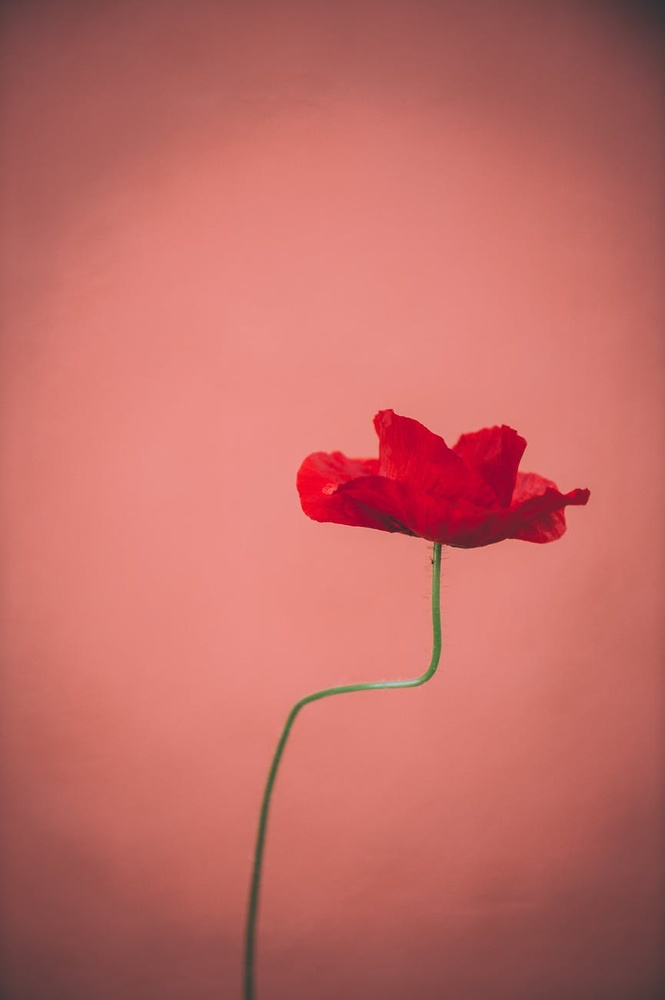
#> input picture scratchpad/Flower.jpeg, 665 x 1000 px, shrunk from 865 x 1300 before the run
$ python ImageEditFlowerImage.py
#> lines starting #> are read from the running program, lines starting #| are printed output that depends on the picture
from PIL import Image

image = Image.open('Flower.jpeg')
#> image is the input picture: PIL image 665x1000 RGB; mean R, G, B 194.2, 107.8, 102

for x in range(image.size[0]):
    for y in range(image.size[1]):
        r,g,b = image.getpixel((x,y))
        image.putpixel((x,y),(b,g,r))
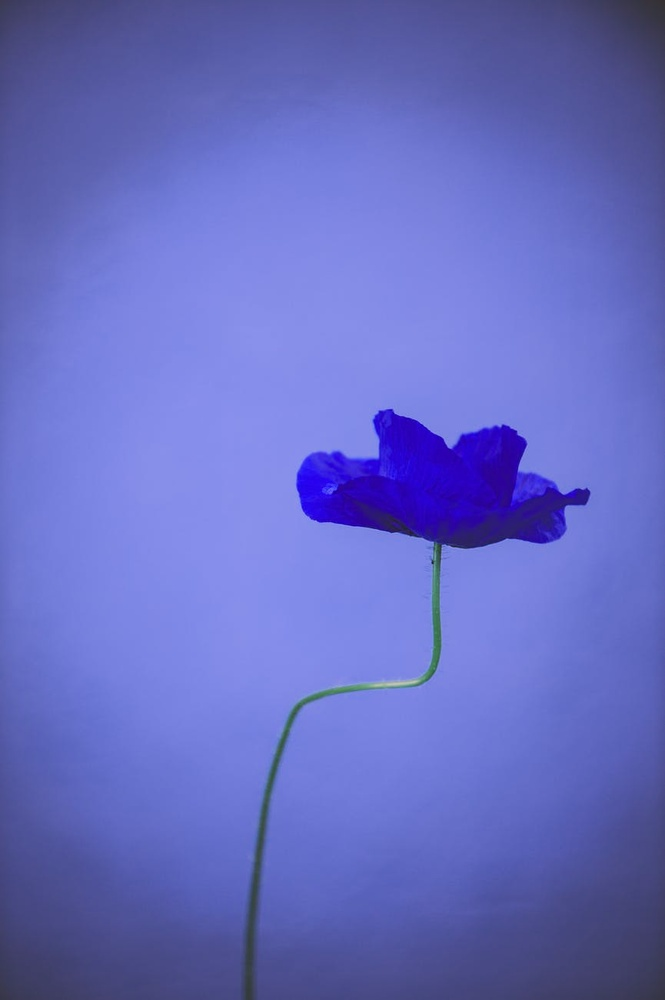
#> image: PIL image 665x1000 RGB; mean R, G, B 102, 107.8, 194.2
        #image.putpixel((x,y),(r*255//255,r*218//255,r*185//255))

image.show()
